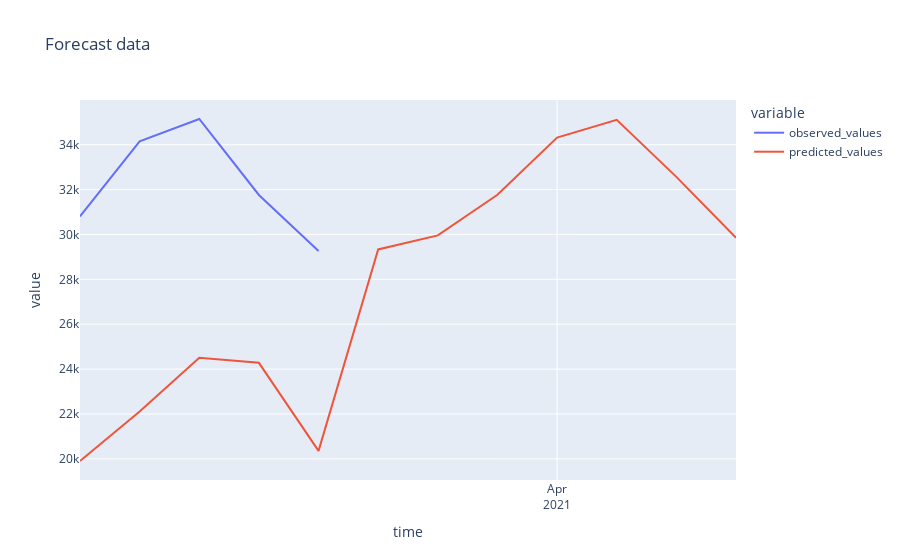

The notebook cell this image was saved under:
### Markdown cell above
### Visualization of predictions

### Code cell
last_date = datetime.strptime(holdout_df.tail(1).time.values.tolist()[0],'%Y-%m-%d')
prediction_dates = [(last_date + timedelta(days=1 + i)).date() for i in range(forecast_window)]
prediction_values = [pred[0][0] for pred in  predictions['predictions'][0]['values']]
pred_df = pd.DataFrame({'time' : holdout_dates + prediction_dates,
                        'observed_values' : holdout_observed_values + [np.NAN for i in range(forecast_window)],
                        'predicted_values' : holdout_predictions + prediction_values})

fig = px.line(pred_df, x="time", y=pred_df.columns, hover_data={"time": "|%B %d, %Y"}, title='Forecast data')
fig.update_xaxes(dtick="M1", tickformat="%b\n%Y")
fig.show()

### Figure 1 — Plotly figure (JSON) as saved in the notebook; plotly's stock layout.template omitted (floating-point values rounded to 4 significant figures)
{"data": [{"hovertemplate": "variable=observed_values<br>time=%{x|%B %d, %Y}<br>value=%{y}<extra></extra>", "legendgroup": "observed_values", "line": {"color": "#636efa", "dash": "solid"}, "marker": {"symbol": "circle"}, "mode": "lines", "name": "observed_values", "orientation": "v", "showlegend": true, "type": "scatter", "x": ["2021-03-24", "2021-03-25", "2021-03-26", "2021-03-27", "2021-03-28", "2021-03-29", "2021-03-30", "2021-03-31", "2021-04-01", "2021-04-02", "2021-04-03", "2021-04-04"], "xaxis": "x", "y": [30802, 34150, 35145, 31759, 29266, null, null, null, null, null, null, null], "yaxis": "y"}, {"hovertemplate": "variable=predicted_values<br>time=%{x|%B %d, %Y}<br>value=%{y}<extra></extra>", "legendgroup": "predicted_values", "line": {"color": "#EF553B", "dash": "solid"}, "marker": {"symbol": "circle"}, "mode": "lines", "name": "predicted_values", "orientation": "v", "showlegend": true, "type": "scatter", "x": ["2021-03-24", "2021-03-25", "2021-03-26", "2021-03-27", "2021-03-28", "2021-03-29", "2021-03-30", "2021-03-31", "2021-04-01", "2021-04-02", "2021-04-03", "2021-04-04"], "xaxis": "x", "y": [19900.0, 22110.0, 24500.0, 24280.0, 20360.0, 29330.0, 29960.0, 31770.0, 34320.0, 35110.0, 32560.0, 29850.0], "yaxis": "y"}], "layout": {"legend": {"title": {"text": "variable"}, "tracegroupgap": 0}, "title": {"text": "Forecast data"}, "xaxis": {"anchor": "y", "domain": [0, 1], "dtick": "M1", "tickformat": "%b\n%Y", "title": {"text": "time"}}, "yaxis": {"anchor": "x", "domain": [0, 1], "title": {"text": "value"}}}}
